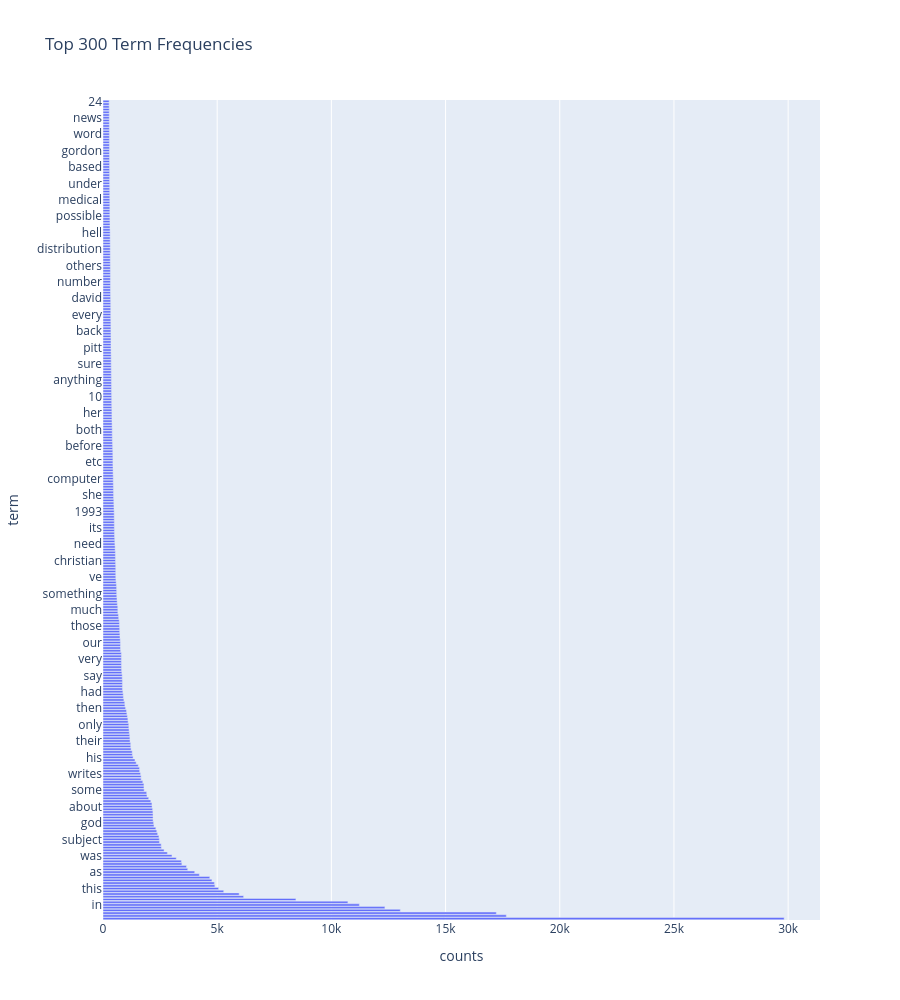

Write notebook code for a chart like this one.
### Markdown cell above
### >>> **Exercise 12 (take home):**
If you want a nicer interactive visualization here, I would encourage you try to install and use plotly to achieve this.

### Code cell
# Answer here
import plotly.express as px

#compute the term frequency
term_counts = np.asarray(X_counts.sum(axis=0)).ravel()
feature_names = count_vect.get_feature_names_out()

#build dataframe
df = pd.DataFrame({"term": feature_names, "counts": term_counts})
df_top = df.sort_values("counts", ascending=False).head(300)

#plot horizontal bar chart
fig = px.bar(df_top.sort_values("counts"), 
             x="counts", y="term",
             orientation="h",
             title="Top 300 Term Frequencies")

fig.update_layout(yaxis=dict(autorange="reversed"))
fig.update_layout(height=1000)
fig.show()

### Figure 1 — Plotly figure (JSON) as saved in the notebook; plotly's stock layout.template omitted (floating-point values rounded to 4 significant figures; data arrays with more than 128 entries replaced by an {"elided": "..."} marker saying what was removed)
{"data": [{"hovertemplate": "counts=%{x}<br>term=%{y}<extra></extra>", "legendgroup": "", "marker": {"color": "#636efa", "pattern": {"shape": ""}}, "name": "", "orientation": "h", "showlegend": false, "textposition": "auto", "type": "bar", "x": {"elided": "300 int values"}, "xaxis": "x", "y": {"elided": "300 str values"}, "yaxis": "y"}], "layout": {"barmode": "relative", "height": 1000, "legend": {"tracegroupgap": 0}, "title": {"text": "Top 300 Term Frequencies"}, "xaxis": {"anchor": "y", "domain": [0, 1], "title": {"text": "counts"}}, "yaxis": {"anchor": "x", "autorange": "reversed", "domain": [0, 1], "title": {"text": "term"}}}}
